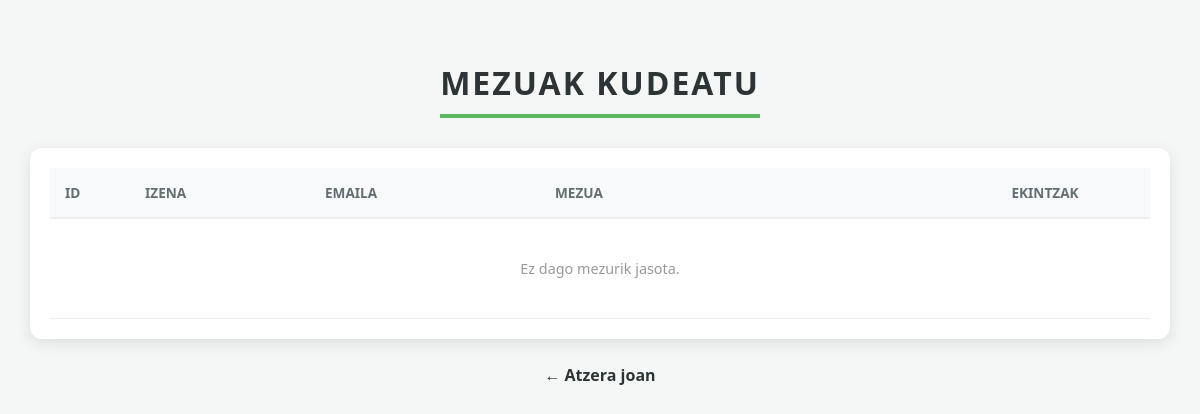
Before: /admin/kontaktua/index.php with the older database file.
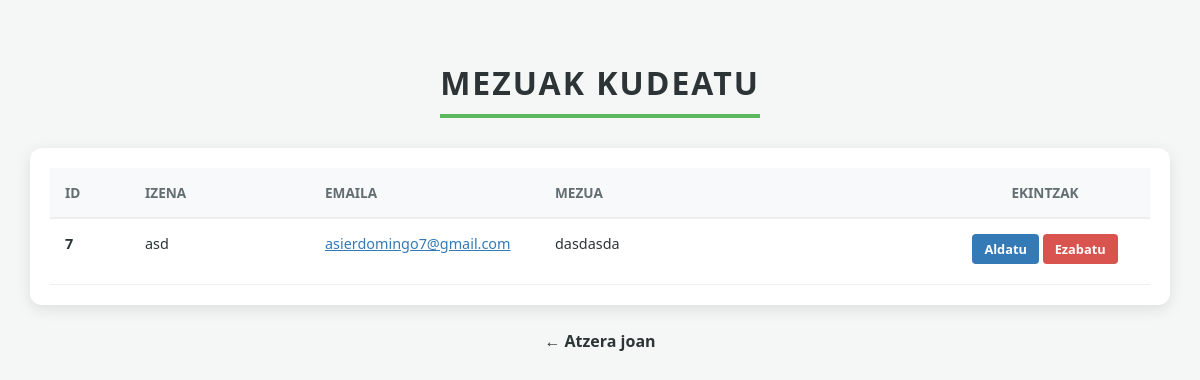
After: the same page with the newer database file.
### tables this page shows
CREATE TABLE mezuak (id INTEGER PRIMARY KEY AUTOINCREMENT, izena TEXT NOT NULL, emaila TEXT NOT NULL, mezua TEXT NOT NULL, "estatua", "data");

### klaseak/com/leartik/daw24asdo/mezuak/mezua_db.php (called while the page is built, shortened)
<?php
class MezuaDB {
    private static function getDbPath() {
        return "sqlite:" . dirname(__FILE__, 6) . DIRECTORY_SEPARATOR . 'produktuak.db';
    }
    public static function selectMezuak() {
        try {
            $db = new PDO(self::getDbPath());
            $erregistroak = $db->query("SELECT * FROM mezuak ORDER BY data DESC, id DESC");
            $mezuak = array();
            while ($erregistroa = $erregistroak->fetch(PDO::FETCH_ASSOC)) {
                $mezuak[] = self::mapearMezua($erregistroa);
            }
            return $mezuak;
        } catch (\Exception $e) {
            self::localLog("selectMezuak Error: " . $e->getMessage());
            return null;
        }
    }
    private static function mapearMezua($erregistroa) {
        $mezua = new Mezua();
        $mezua->setId($erregistroa['id']);
        $mezua->setIzena($erregistroa['izena']);
        $mezua->setEmaila($erregistroa['emaila']);
        $mezua->setMezua($erregistroa['mezua']);
        $mezua->setEstatua($erregistroa['estatua'] ?? 'Berria');
        $mezua->setData($erregistroa['data'] ?? null);
        return $mezua;
    }
}
?>

### klaseak/com/leartik/daw24asdo/mezuak/mezua.php (called while the page is built, shortened)
<?php
class Mezua {
    private $id;
    private $izena;
    private $emaila;
    private $mezua;
    public function getId() { return $this->id; }
    public function setId($id) { $this->id = $id; }
    public function getIzena() { return $this->izena; }
    public function setIzena($izena) { $this->izena = $izena; }
    public function getEmaila() { return $this->emaila; }
    public function setEmaila($emaila) { $this->emaila = $emaila; }
    public function getMezua() { return $this->mezua; }
    public function setMezua($mezua) { $this->mezua = $mezua; }
}
?>

### admin/kontaktua/index.php (the view, shortened to what this page needs)
<?php
require_once '../../klaseak/com/leartik/daw24asdo/mezuak/mezua.php';
require_once '../../klaseak/com/leartik/daw24asdo/mezuak/mezua_db.php';
$mezuak = MezuaDB::selectMezuak();
?>
<!DOCTYPE html>
<html lang="eu">
<head>
</head>
<body>
    <h1>Mezuak Kudeatu</h1>
    <div class="table-container">
        <table>
            <thead>
                <tr>
                    <th>ID</th>
                    <th>Izena</th>
                    <th>Emaila</th>
                    <th>Mezua</th>
                    <th style="text-align: center;">Ekintzak</th>
                </tr>
            </thead>
            <tbody>
                <?php if ($mezuak): ?>
                    <?php foreach ($mezuak as $mezua): ?>
                        <tr>
                            <td><strong><?php echo $mezua->getId(); ?></strong></td>
                            <td><?php echo htmlspecialchars($mezua->getIzena()); ?></td>
                            <td><a href="mailto:<?php echo htmlspecialchars($mezua->getEmaila()); ?>" style="color: var(--azul-edit);"><?php echo htmlspecialchars($mezua->getEmaila()); ?></a></td>
                            <td><?php echo nl2br(htmlspecialchars($mezua->getMezua())); ?></td>
                            <td style="text-align: center;">
                                <a href="editatu.php?id=<?php echo $mezua->getId(); ?>" class="btn btn-edit">Aldatu</a>
                                <a href="ezabatu.php?id=<?php echo $mezua->getId(); ?>" class="btn btn-delete" onclick="return confirm('Ziur zaude?')">Ezabatu</a>
                            </td>
                        </tr>
                    <?php endforeach; ?>
                <?php else: ?>
                    <tr>
                        <td colspan="5" class="no-data">Ez dago mezurik jasota.</td>
                    </tr>
                <?php endif; ?>
            </tbody>
        </table>
    </div>
    <a href="../index.php" class="back-link">← Atzera joan</a>
</body>
</html>

Changed rows visible on the page:
added mezuak: id "7", izena "asd", emaila "asierdomingo7@gmail.com", mezua "dasdasda"
Other visible differences:
text no longer shown: "Ez dago mezurik jasota."
